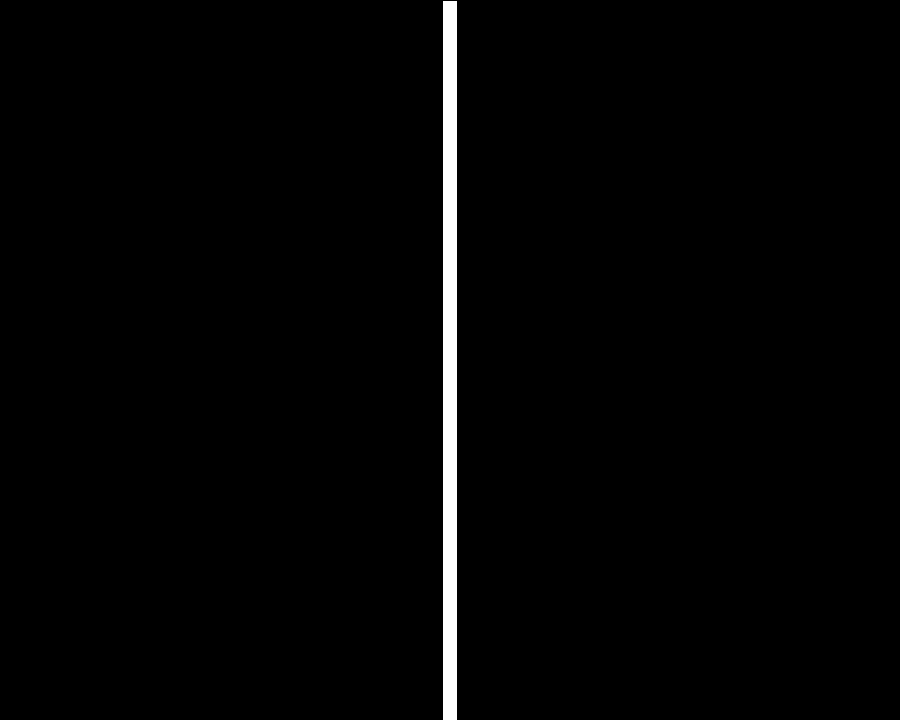
Frame 1 (no input)
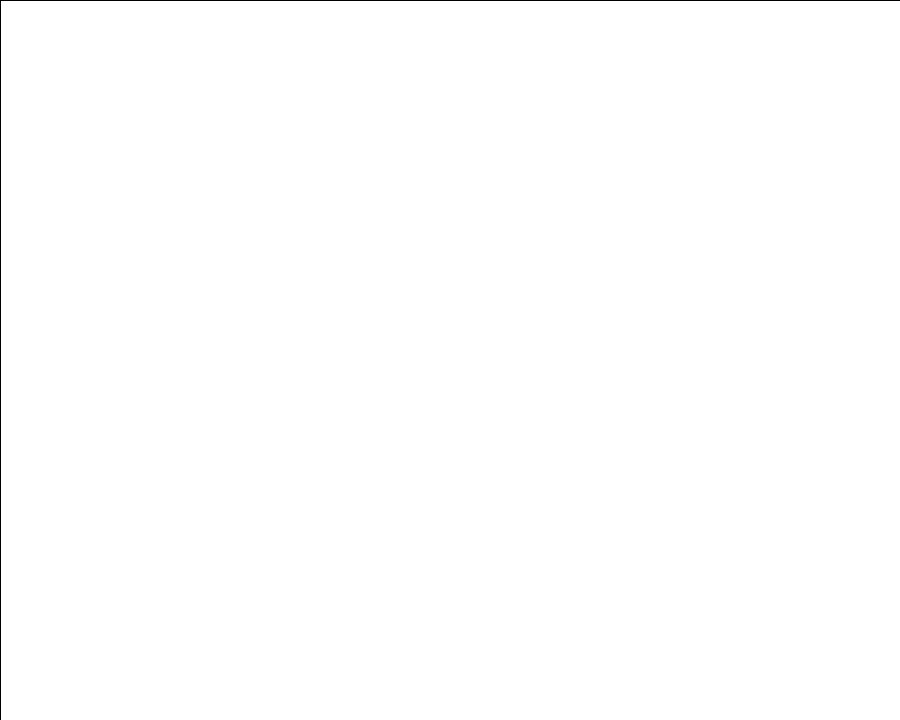
Frame 60 (the mouse pressed at the canvas centre just before this capture)
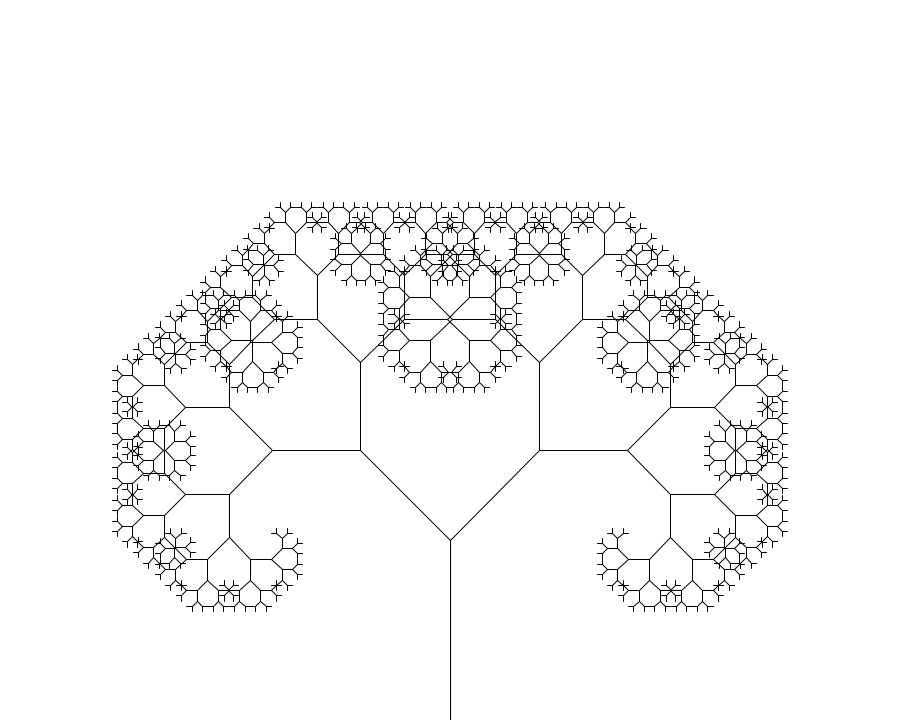
Frame 120 (the mouse held since frame 60 and released just before this capture)

The Processing sketch that drew these frames (run headless with seeded random() and noise(); from frame 60 on, the mouse is pressed at the canvas centre):

// Processing sketch: visual_code_one
// ── visual_code_one.pde
color WHITE, BLACK, YELLOW;

float xDelta, yDelta;

float ratio = 0.7;
float stepAngle = PI / 4; 
int maxIterations = 10; 


void setup()
{
  //size screen
  size(900,720);
  
  //fps
  frameRate(24);
  rectMode(CENTER);
  colorMode(RGB,1.);
  
  WHITE = color(1.);
  BLACK = color(0.);
  YELLOW = color(255, 204, 0);
  
}


void draw()
{
  if(frameCount<=60)
  {
    background(BLACK);
    xDelta = width / 60.;
    rect(width/2,height/2, xDelta * frameCount,height);
    fill(WHITE);
  }
  else if(frameCount <= 90)
  {
    background(BLACK);
    xDelta = width / 30.;
    rect(width/2,height/2, xDelta * (frameCount-60),height);
    fill(WHITE);
  }
  else
  {
    background(WHITE);


    stroke(0);
    drawTree(width / 2, height, height / 4, 0, 0);
  }
}              


void drawTree(float x, float y, float len, float angle, int iteration) {
  if (iteration == 0) {
    float y1 = y - len;
    line(x, y, x, y1);
    drawTree(x, y1, len * ratio, 0, 1);
  } else if (iteration <= maxIterations) {
    float x1 = x - len * sin(angle + stepAngle);
    float y1 = y - len * cos(angle + stepAngle);
    line(x, y, x1, y1);
    drawTree(x1, y1, len * ratio, angle + stepAngle, iteration + 1);

    float x2 = x - len * sin(angle - stepAngle);
    float y2 = y - len * cos(angle - stepAngle);
    line(x, y, x2, y2);
    drawTree(x2, y2, len * ratio, angle - stepAngle, iteration + 1);
  }
}
